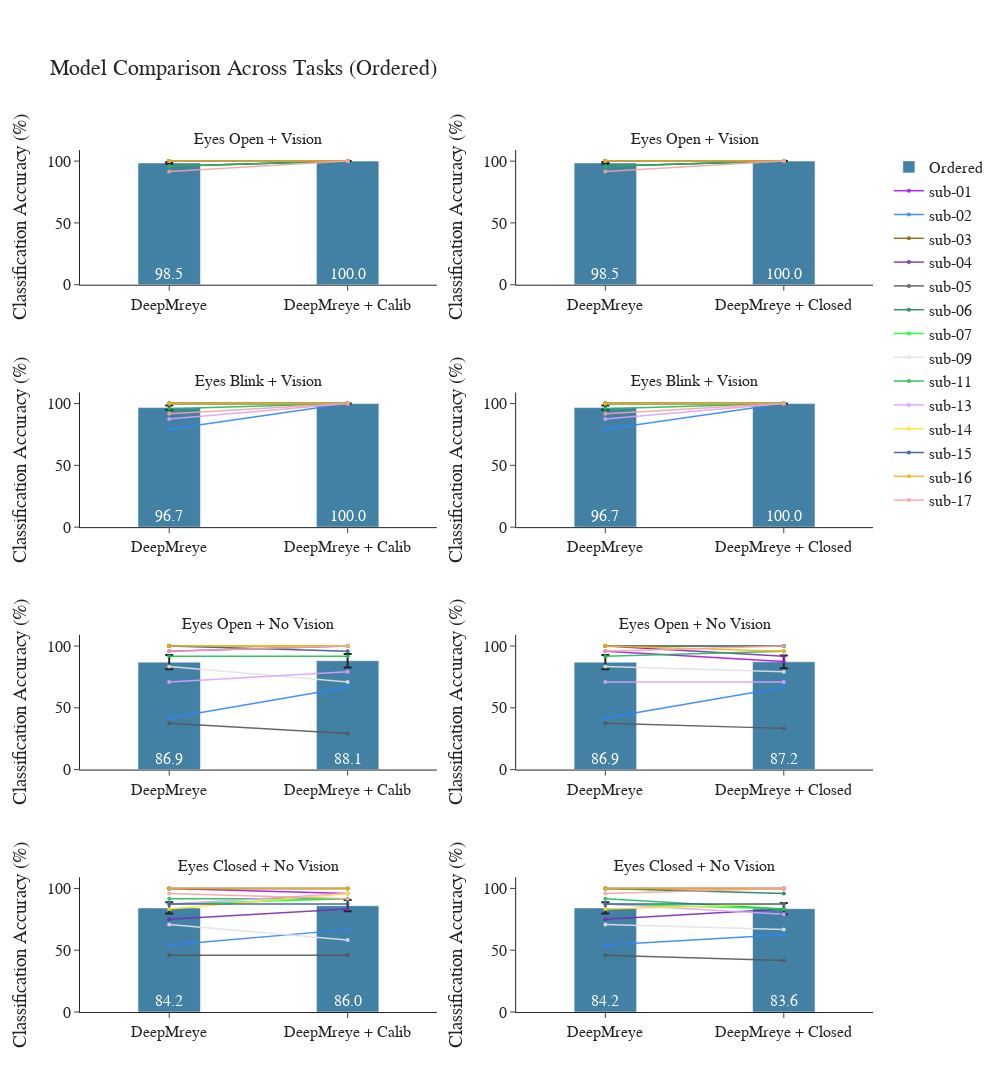

Notebook cell for this chart:
### Code cell
import plotly.graph_objects as go
from plotly.subplots import make_subplots
import numpy as np

order_to_plot = "ordered"
# Define color and name mappings
model_name_map = {
    "pt": "DeepMreye",
    "pt_calib": "DeepMreye + Calib",
    "pt_gaze": "DeepMreye + Closed"
}

ordered_color = "#4281A4"
shuffled_color = "#7DBA84"

# Define subject-specific colors
colormap_subject_dict = {
    'sub-01': '#AA0DFE', 'sub-02': '#3283FE', 'sub-03': '#85660D', 'sub-04': '#782AB6',
    'sub-05': '#565656', 'sub-06': '#1C8356', 'sub-07': '#16FF32', 'sub-08': '#F7E1A0',
    'sub-09': '#E2E2E2', 'sub-11': '#1CBE4F', 'sub-13': '#DEA0FD', 'sub-14': '#FBE426', 
    'sub-15': '#325A9B', 'sub-16': '#FEAF16', 'sub-17': '#F8A19F'
}

# Define tasks and their labels
task_labels = [
    "Eyes Open + Vision",
    "Eyes Blink + Vision",
    "Eyes Open + No Vision",
    "Eyes Closed + No Vision"
]
task_names = [
    "Task 1 Accuracy",
    "Task 2 Accuracy",
    "Task 3 Accuracy",
    "Task 4 Accuracy"
]

# Create subplot figure
fig = make_subplots(rows=4, cols=2, subplot_titles=[f"{label}" for label in task_labels for _ in range(2)])

# Set model comparisons per column
comparisons = [("pt", "pt_calib"), ("pt", "pt_gaze")]

shown_subjects = set()

# Loop through tasks and comparisons
for i, task in enumerate(task_names):
    for j, (model_a, model_b) in enumerate(comparisons):
        row = i + 1
        col = j + 1

        # Filter the dataframe for ordered condition
        df_plot = df_all_accuracies[
            (df_all_accuracies["task"] == task) &
            (df_all_accuracies["order"] == order_to_plot) &
            (df_all_accuracies["model"].isin([model_a, model_b]))
        ]

        # Pivot to have models as columns and subjects as rows
        df_pivot = df_plot.pivot(index="subject", columns="model", values="value")[[model_a, model_b]]

        # Plot bars
        means = df_pivot.mean()
        stderrs = df_pivot.sem()
        x_vals = [0, 1]

        fig.add_trace(go.Bar(
            x=x_vals,
            y=means.values * 100,
            error_y=dict(type="data", array=stderrs.values * 100),
            text=[f"{v:.1f}" for v in means.values * 100],
            textposition="inside",
            insidetextanchor="start",
            name="Ordered",
            marker_color=ordered_color,
            width=0.35,
            showlegend=(row == 1 and col == 1),
        ), row=row, col=col)

        # Adding lines connecting subjects
        for subject, row_data in df_pivot.iterrows():
            color = colormap_subject_dict.get(subject, 'gray')
            show_legend = subject not in shown_subjects
            shown_subjects.add(subject)

            fig.add_trace(go.Scatter(
                x=x_vals,
                y=row_data.values*100,
                mode='lines+markers',
                line=dict(color=color, width=1.5),
                marker=dict(size=4),
                name=subject,
                opacity=0.9,
                showlegend=show_legend
            ), row=row, col=col)

        # Add significance marker if p < 0.05
        sig_row = sig_df[
            (sig_df.task == task) &
            (sig_df.model_a == model_a) &
            (sig_df.model_b == model_b)
        ]

        if not sig_row.empty and sig_row.iloc[0].p_value < 0.05:
            y_vals = means.values
            max_y = max(y_vals)
            line_y = max_y + 8

            fig.add_shape(
                type="line",
                x0=0,
                x1=1,
                y0=line_y,
                y1=line_y,
                line=dict(color="black", width=1),
                row=row, col=col
            )
            fig.add_trace(go.Scatter(
                x=[0.5],
                y=[line_y + 0.9],
                text=["*"],
                mode="text",
                showlegend=False
            ), row=row, col=col)

            # Add chance line at 25%
        fig.add_shape(
            type="line",
            x0=-0.5, x1=1.5,
            y0=25, y1=25,
            line=dict(color="black", dash="dot"),
            xref=f"x{(row - 1) * 2 + col}",
            yref=f"y{(row - 1) * 2 + col}"
        )

# Final layout adjustments
fig.update_layout(
    height=1800,  # More vertical space for connecting lines
    width=1000,
    title_text="Model Comparison Across Tasks (Ordered)",
    template="simple_white",
    showlegend=True,
    font=dict(size=16, family="Arial"),
    margin=dict(t=150)  # Increase top margin
)

# Update axes
for i in range(1, 5):
    for j in range(1, 3):
        fig.update_yaxes(range=[0, 109], title_text="Classification Accuracy (%)", row=i, col=j)
        fig.update_xaxes(
            tickvals=[0, 1],
            ticktext=[model_name_map["pt"], model_name_map["pt_calib"] if j == 1 else model_name_map["pt_gaze"]],
            row=i, col=j
        )

fig.show()

### Figure 1 — Plotly figure (JSON) as saved in the notebook; plotly's stock layout.template omitted (floating-point values rounded to 4 significant figures)
{"data": [{"error_y": {"array": [0.7053, 0], "type": "data"}, "insidetextanchor": "start", "marker": {"color": "#4281A4"}, "name": "Ordered", "showlegend": true, "text": ["98.5", "100.0"], "textposition": "inside", "type": "bar", "width": 0.35, "x": [0, 1], "xaxis": "x", "y": [98.51, 100], "yaxis": "y"}, {"line": {"color": "#AA0DFE", "width": 1.5}, "marker": {"size": 4}, "mode": "lines+markers", "name": "sub-01", "opacity": 0.9, "showlegend": true, "type": "scatter", "x": [0, 1], "xaxis": "x", "y": [100, 100], "yaxis": "y"}, {"line": {"color": "#3283FE", "width": 1.5}, "marker": {"size": 4}, "mode": "lines+markers", "name": "sub-02", "opacity": 0.9, "showlegend": true, "type": "scatter", "x": [0, 1], "xaxis": "x", "y": [95.83, 100], "yaxis": "y"}, {"line": {"color": "#85660D", "width": 1.5}, "marker": {"size": 4}, "mode": "lines+markers", "name": "sub-03", "opacity": 0.9, "showlegend": true, "type": "scatter", "x": [0, 1], "xaxis": "x", "y": [100, 100], "yaxis": "y"}, {"line": {"color": "#782AB6", "width": 1.5}, "marker": {"size": 4}, "mode": "lines+markers", "name": "sub-04", "opacity": 0.9, "showlegend": true, "type": "scatter", "x": [0, 1], "xaxis": "x", "y": [100, 100], "yaxis": "y"}, {"line": {"color": "#565656", "width": 1.5}, "marker": {"size": 4}, "mode": "lines+markers", "name": "sub-05", "opacity": 0.9, "showlegend": true, "type": "scatter", "x": [0, 1], "xaxis": "x", "y": [95.83, 100], "yaxis": "y"}, {"line": {"color": "#1C8356", "width": 1.5}, "marker": {"size": 4}, "mode": "lines+markers", "name": "sub-06", "opacity": 0.9, "showlegend": true, "type": "scatter", "x": [0, 1], "xaxis": "x", "y": [100, 100], "yaxis": "y"}, {"line": {"color": "#16FF32", "width": 1.5}, "marker": {"size": 4}, "mode": "lines+markers", "name": "sub-07", "opacity": 0.9, "showlegend": true, "type": "scatter", "x": [0, 1], "xaxis": "x", "y": [100, 100], "yaxis": "y"}, {"line": {"color": "#E2E2E2", "width": 1.5}, "marker": {"size": 4}, "mode": "lines+markers", "name": "sub-09", "opacity": 0.9, "showlegend": true, "type": "scatter", "x": [0, 1], "xaxis": "x", "y": [100, 100], "yaxis": "y"}, {"line": {"color": "#1CBE4F", "width": 1.5}, "marker": {"size": 4}, "mode": "lines+markers", "name": "sub-11", "opacity": 0.9, "showlegend": true, "type": "scatter", "x": [0, 1], "xaxis": "x", "y": [95.83, 100], "yaxis": "y"}, {"line": {"color": "#DEA0FD", "width": 1.5}, "marker": {"size": 4}, "mode": "lines+markers", "name": "sub-13", "opacity": 0.9, "showlegend": true, "type": "scatter", "x": [0, 1], "xaxis": "x", "y": [100, 100], "yaxis": "y"}, {"line": {"color": "#FBE426", "width": 1.5}, "marker": {"size": 4}, "mode": "lines+markers", "name": "sub-14", "opacity": 0.9, "showlegend": true, "type": "scatter", "x": [0, 1], "xaxis": "x", "y": [100, 100], "yaxis": "y"}, {"line": {"color": "#325A9B", "width": 1.5}, "marker": {"size": 4}, "mode": "lines+markers", "name": "sub-15", "opacity": 0.9, "showlegend": true, "type": "scatter", "x": [0, 1], "xaxis": "x", "y": [100, 100], "yaxis": "y"}, {"line": {"color": "#FEAF16", "width": 1.5}, "marker": {"size": 4}, "mode": "lines+markers", "name": "sub-16", "opacity": 0.9, "showlegend": true, "type": "scatter", "x": [0, 1], "xaxis": "x", "y": [100, 100], "yaxis": "y"}, {"line": {"color": "#F8A19F", "width": 1.5}, "marker": {"size": 4}, "mode": "lines+markers", "name": "sub-17", "opacity": 0.9, "showlegend": true, "type": "scatter", "x": [0, 1], "xaxis": "x", "y": [91.67, 100], "yaxis": "y"}, {"error_y": {"array": [0.7053, 0], "type": "data"}, "insidetextanchor": "start", "marker": {"color": "#4281A4"}, "name": "Ordered", "showlegend": false, "text": ["98.5", "100.0"], "textposition": "inside", "type": "bar", "width": 0.35, "x": [0, 1], "xaxis": "x2", "y": [98.51, 100], "yaxis": "y2"}, {"line": {"color": "#AA0DFE", "width": 1.5}, "marker": {"size": 4}, "mode": "lines+markers", "name": "sub-01", "opacity": 0.9, "showlegend": false, "type": "scatter", "x": [0, 1], "xaxis": "x2", "y": [100, 100], "yaxis": "y2"}, {"line": {"color": "#3283FE", "width": 1.5}, "marker": {"size": 4}, "mode": "lines+markers", "name": "sub-02", "opacity": 0.9, "showlegend": false, "type": "scatter", "x": [0, 1], "xaxis": "x2", "y": [95.83, 100], "yaxis": "y2"}, {"line": {"color": "#85660D", "width": 1.5}, "marker": {"size": 4}, "mode": "lines+markers", "name": "sub-03", "opacity": 0.9, "showlegend": false, "type": "scatter", "x": [0, 1], "xaxis": "x2", "y": [100, 100], "yaxis": "y2"}, {"line": {"color": "#782AB6", "width": 1.5}, "marker": {"size": 4}, "mode": "lines+markers", "name": "sub-04", "opacity": 0.9, "showlegend": false, "type": "scatter", "x": [0, 1], "xaxis": "x2", "y": [100, 100], "yaxis": "y2"}, {"line": {"color": "#565656", "width": 1.5}, "marker": {"size": 4}, "mode": "lines+markers", "name": "sub-05", "opacity": 0.9, "showlegend": false, "type": "scatter", "x": [0, 1], "xaxis": "x2", "y": [95.83, 100], "yaxis": "y2"}, {"line": {"color": "#1C8356", "width": 1.5}, "marker": {"size": 4}, "mode": "lines+markers", "name": "sub-06", "opacity": 0.9, "showlegend": false, "type": "scatter", "x": [0, 1], "xaxis": "x2", "y": [100, 100], "yaxis": "y2"}, {"line": {"color": "#16FF32", "width": 1.5}, "marker": {"size": 4}, "mode": "lines+markers", "name": "sub-07", "opacity": 0.9, "showlegend": false, "type": "scatter", "x": [0, 1], "xaxis": "x2", "y": [100, 100], "yaxis": "y2"}, {"line": {"color": "#E2E2E2", "width": 1.5}, "marker": {"size": 4}, "mode": "lines+markers", "name": "sub-09", "opacity": 0.9, "showlegend": false, "type": "scatter", "x": [0, 1], "xaxis": "x2", "y": [100, 100], "yaxis": "y2"}, {"line": {"color": "#1CBE4F", "width": 1.5}, "marker": {"size": 4}, "mode": "lines+markers", "name": "sub-11", "opacity": 0.9, "showlegend": false, "type": "scatter", "x": [0, 1], "xaxis": "x2", "y": [95.83, 100], "yaxis": "y2"}, {"line": {"color": "#DEA0FD", "width": 1.5}, "marker": {"size": 4}, "mode": "lines+markers", "name": "sub-13", "opacity": 0.9, "showlegend": false, "type": "scatter", "x": [0, 1], "xaxis": "x2", "y": [100, 100], "yaxis": "y2"}, {"line": {"color": "#FBE426", "width": 1.5}, "marker": {"size": 4}, "mode": "lines+markers", "name": "sub-14", "opacity": 0.9, "showlegend": false, "type": "scatter", "x": [0, 1], "xaxis": "x2", "y": [100, 100], "yaxis": "y2"}, {"line": {"color": "#325A9B", "width": 1.5}, "marker": {"size": 4}, "mode": "lines+markers", "name": "sub-15", "opacity": 0.9, "showlegend": false, "type": "scatter", "x": [0, 1], "xaxis": "x2", "y": [100, 100], "yaxis": "y2"}, {"line": {"color": "#FEAF16", "width": 1.5}, "marker": {"size": 4}, "mode": "lines+markers", "name": "sub-16", "opacity": 0.9, "showlegend": false, "type": "scatter", "x": [0, 1], "xaxis": "x2", "y": [100, 100], "yaxis": "y2"}, {"line": {"color": "#F8A19F", "width": 1.5}, "marker": {"size": 4}, "mode": "lines+markers", "name": "sub-17", "opacity": 0.9, "showlegend": false, "type": "scatter", "x": [0, 1], "xaxis": "x2", "y": [91.67, 100], "yaxis": "y2"}, {"error_y": {"array": [1.702, 0], "type": "data"}, "insidetextanchor": "start", "marker": {"color": "#4281A4"}, "name": "Ordered", "showlegend": false, "text": ["96.7", "100.0"], "textposition": "inside", "type": "bar", "width": 0.35, "x": [0, 1], "xaxis": "x3", "y": [96.73, 100], "yaxis": "y3"}, {"line": {"color": "#AA0DFE", "width": 1.5}, "marker": {"size": 4}, "mode": "lines+markers", "name": "sub-01", "opacity": 0.9, "showlegend": false, "type": "scatter", "x": [0, 1], "xaxis": "x3", "y": [100, 100], "yaxis": "y3"}, {"line": {"color": "#3283FE", "width": 1.5}, "marker": {"size": 4}, "mode": "lines+markers", "name": "sub-02", "opacity": 0.9, "showlegend": false, "type": "scatter", "x": [0, 1], "xaxis": "x3", "y": [79.17, 100], "yaxis": "y3"}, {"line": {"color": "#85660D", "width": 1.5}, "marker": {"size": 4}, "mode": "lines+markers", "name": "sub-03", "opacity": 0.9, "showlegend": false, "type": "scatter", "x": [0, 1], "xaxis": "x3", "y": [100, 100], "yaxis": "y3"}, {"line": {"color": "#782AB6", "width": 1.5}, "marker": {"size": 4}, "mode": "lines+markers", "name": "sub-04", "opacity": 0.9, "showlegend": false, "type": "scatter", "x": [0, 1], "xaxis": "x3", "y": [100, 100], "yaxis": "y3"}, {"line": {"color": "#565656", "width": 1.5}, "marker": {"size": 4}, "mode": "lines+markers", "name": "sub-05", "opacity": 0.9, "showlegend": false, "type": "scatter", "x": [0, 1], "xaxis": "x3", "y": [100, 100], "yaxis": "y3"}, {"line": {"color": "#1C8356", "width": 1.5}, "marker": {"size": 4}, "mode": "lines+markers", "name": "sub-06", "opacity": 0.9, "showlegend": false, "type": "scatter", "x": [0, 1], "xaxis": "x3", "y": [100, 100], "yaxis": "y3"}, {"line": {"color": "#16FF32", "width": 1.5}, "marker": {"size": 4}, "mode": "lines+markers", "name": "sub-07", "opacity": 0.9, "showlegend": false, "type": "scatter", "x": [0, 1], "xaxis": "x3", "y": [100, 100], "yaxis": "y3"}, {"line": {"color": "#E2E2E2", "width": 1.5}, "marker": {"size": 4}, "mode": "lines+markers", "name": "sub-09", "opacity": 0.9, "showlegend": false, "type": "scatter", "x": [0, 1], "xaxis": "x3", "y": [100, 100], "yaxis": "y3"}, {"line": {"color": "#1CBE4F", "width": 1.5}, "marker": {"size": 4}, "mode": "lines+markers", "name": "sub-11", "opacity": 0.9, "showlegend": false, "type": "scatter", "x": [0, 1], "xaxis": "x3", "y": [95.83, 100], "yaxis": "y3"}, {"line": {"color": "#DEA0FD", "width": 1.5}, "marker": {"size": 4}, "mode": "lines+markers", "name": "sub-13", "opacity": 0.9, "showlegend": false, "type": "scatter", "x": [0, 1], "xaxis": "x3", "y": [87.5, 100], "yaxis": "y3"}, {"line": {"color": "#FBE426", "width": 1.5}, "marker": {"size": 4}, "mode": "lines+markers", "name": "sub-14", "opacity": 0.9, "showlegend": false, "type": "scatter", "x": [0, 1], "xaxis": "x3", "y": [100, 100], "yaxis": "y3"}, {"line": {"color": "#325A9B", "width": 1.5}, "marker": {"size": 4}, "mode": "lines+markers", "name": "sub-15", "opacity": 0.9, "showlegend": false, "type": "scatter", "x": [0, 1], "xaxis": "x3", "y": [100, 100], "yaxis": "y3"}, {"line": {"color": "#FEAF16", "width": 1.5}, "marker": {"size": 4}, "mode": "lines+markers", "name": "sub-16", "opacity": 0.9, "showlegend": false, "type": "scatter", "x": [0, 1], "xaxis": "x3", "y": [100, 100], "yaxis": "y3"}, {"line": {"color": "#F8A19F", "width": 1.5}, "marker": {"size": 4}, "mode": "lines+markers", "name": "sub-17", "opacity": 0.9, "showlegend": false, "type": "scatter", "x": [0, 1], "xaxis": "x3", "y": [91.67, 100], "yaxis": "y3"}, {"error_y": {"array": [1.702, 0], "type": "data"}, "insidetextanchor": "start", "marker": {"color": "#4281A4"}, "name": "Ordered", "showlegend": false, "text": ["96.7", "100.0"], "textposition": "inside", "type": "bar", "width": 0.35, "x": [0, 1], "xaxis": "x4", "y": [96.73, 100], "yaxis": "y4"}, {"line": {"color": "#AA0DFE", "width": 1.5}, "marker": {"size": 4}, "mode": "lines+markers", "name": "sub-01", "opacity": 0.9, "showlegend": false, "type": "scatter", "x": [0, 1], "xaxis": "x4", "y": [100, 100], "yaxis": "y4"}, {"line": {"color": "#3283FE", "width": 1.5}, "marker": {"size": 4}, "mode": "lines+markers", "name": "sub-02", "opacity": 0.9, "showlegend": false, "type": "scatter", "x": [0, 1], "xaxis": "x4", "y": [79.17, 100], "yaxis": "y4"}, {"line": {"color": "#85660D", "width": 1.5}, "marker": {"size": 4}, "mode": "lines+markers", "name": "sub-03", "opacity": 0.9, "showlegend": false, "type": "scatter", "x": [0, 1], "xaxis": "x4", "y": [100, 100], "yaxis": "y4"}, {"line": {"color": "#782AB6", "width": 1.5}, "marker": {"size": 4}, "mode": "lines+markers", "name": "sub-04", "opacity": 0.9, "showlegend": false, "type": "scatter", "x": [0, 1], "xaxis": "x4", "y": [100, 100], "yaxis": "y4"}, {"line": {"color": "#565656", "width": 1.5}, "marker": {"size": 4}, "mode": "lines+markers", "name": "sub-05", "opacity": 0.9, "showlegend": false, "type": "scatter", "x": [0, 1], "xaxis": "x4", "y": [100, 100], "yaxis": "y4"}, {"line": {"color": "#1C8356", "width": 1.5}, "marker": {"size": 4}, "mode": "lines+markers", "name": "sub-06", "opacity": 0.9, "showlegend": false, "type": "scatter", "x": [0, 1], "xaxis": "x4", "y": [100, 100], "yaxis": "y4"}, {"line": {"color": "#16FF32", "width": 1.5}, "marker": {"size": 4}, "mode": "lines+markers", "name": "sub-07", "opacity": 0.9, "showlegend": false, "type": "scatter", "x": [0, 1], "xaxis": "x4", "y": [100, 100], "yaxis": "y4"}, {"line": {"color": "#E2E2E2", "width": 1.5}, "marker": {"size": 4}, "mode": "lines+markers", "name": "sub-09", "opacity": 0.9, "showlegend": false, "type": "scatter", "x": [0, 1], "xaxis": "x4", "y": [100, 100], "yaxis": "y4"}, {"line": {"color": "#1CBE4F", "width": 1.5}, "marker": {"size": 4}, "mode": "lines+markers", "name": "sub-11", "opacity": 0.9, "showlegend": false, "type": "scatter", "x": [0, 1], "xaxis": "x4", "y": [95.83, 100], "yaxis": "y4"}, {"line": {"color": "#DEA0FD", "width": 1.5}, "marker": {"size": 4}, "mode": "lines+markers", "name": "sub-13", "opacity": 0.9, "showlegend": false, "type": "scatter", "x": [0, 1], "xaxis": "x4", "y": [87.5, 100], "yaxis": "y4"}, {"line": {"color": "#FBE426", "width": 1.5}, "marker": {"size": 4}, "mode": "lines+markers", "name": "sub-14", "opacity": 0.9, "showlegend": false, "type": "scatter", "x": [0, 1], "xaxis": "x4", "y": [100, 100], "yaxis": "y4"}, {"line": {"color": "#325A9B", "width": 1.5}, "marker": {"size": 4}, "mode": "lines+markers", "name": "sub-15", "opacity": 0.9, "showlegend": false, "type": "scatter", "x": [0, 1], "xaxis": "x4", "y": [100, 100], "yaxis": "y4"}, {"line": {"color": "#FEAF16", "width": 1.5}, "marker": {"size": 4}, "mode": "lines+markers", "name": "sub-16", "opacity": 0.9, "showlegend": false, "type": "scatter", "x": [0, 1], "xaxis": "x4", "y": [100, 100], "yaxis": "y4"}, {"line": {"color": "#F8A19F", "width": 1.5}, "marker": {"size": 4}, "mode": "lines+markers", "name": "sub-17", "opacity": 0.9, "showlegend": false, "type": "scatter", "x": [0, 1], "xaxis": "x4", "y": [91.67, 100], "yaxis": "y4"}, {"error_y": {"array": [5.809, 5.505], "type": "data"}, "insidetextanchor": "start", "marker": {"color": "#4281A4"}, "name": "Ordered", "showlegend": false, "text": ["86.9", "88.1"], "textposition": "inside", "type": "bar", "width": 0.35, "x": [0, 1], "xaxis": "x5", "y": [86.9, 88.1], "yaxis": "y5"}, {"line": {"color": "#AA0DFE", "width": 1.5}, "marker": {"size": 4}, "mode": "lines+markers", "name": "sub-01", "opacity": 0.9, "showlegend": false, "type": "scatter", "x": [0, 1], "xaxis": "x5", "y": [95.83, 100], "yaxis": "y5"}, {"line": {"color": "#3283FE", "width": 1.5}, "marker": {"size": 4}, "mode": "lines+markers", "name": "sub-02", "opacity": 0.9, "showlegend": false, "type": "scatter", "x": [0, 1], "xaxis": "x5", "y": [41.67, 66.67], "yaxis": "y5"}, {"line": {"color": "#85660D", "width": 1.5}, "marker": {"size": 4}, "mode": "lines+markers", "name": "sub-03", "opacity": 0.9, "showlegend": false, "type": "scatter", "x": [0, 1], "xaxis": "x5", "y": [100, 100], "yaxis": "y5"}, {"line": {"color": "#782AB6", "width": 1.5}, "marker": {"size": 4}, "mode": "lines+markers", "name": "sub-04", "opacity": 0.9, "showlegend": false, "type": "scatter", "x": [0, 1], "xaxis": "x5", "y": [100, 100], "yaxis": "y5"}, {"line": {"color": "#565656", "width": 1.5}, "marker": {"size": 4}, "mode": "lines+markers", "name": "sub-05", "opacity": 0.9, "showlegend": false, "type": "scatter", "x": [0, 1], "xaxis": "x5", "y": [37.5, 29.17], "yaxis": "y5"}, {"line": {"color": "#1C8356", "width": 1.5}, "marker": {"size": 4}, "mode": "lines+markers", "name": "sub-06", "opacity": 0.9, "showlegend": false, "type": "scatter", "x": [0, 1], "xaxis": "x5", "y": [100, 100], "yaxis": "y5"}, {"line": {"color": "#16FF32", "width": 1.5}, "marker": {"size": 4}, "mode": "lines+markers", "name": "sub-07", "opacity": 0.9, "showlegend": false, "type": "scatter", "x": [0, 1], "xaxis": "x5", "y": [100, 100], "yaxis": "y5"}, {"line": {"color": "#E2E2E2", "width": 1.5}, "marker": {"size": 4}, "mode": "lines+markers", "name": "sub-09", "opacity": 0.9, "showlegend": false, "type": "scatter", "x": [0, 1], "xaxis": "x5", "y": [83.33, 70.83], "yaxis": "y5"}, {"line": {"color": "#1CBE4F", "width": 1.5}, "marker": {"size": 4}, "mode": "lines+markers", "name": "sub-11", "opacity": 0.9, "showlegend": false, "type": "scatter", "x": [0, 1], "xaxis": "x5", "y": [91.67, 91.67], "yaxis": "y5"}, {"line": {"color": "#DEA0FD", "width": 1.5}, "marker": {"size": 4}, "mode": "lines+markers", "name": "sub-13", "opacity": 0.9, "showlegend": false, "type": "scatter", "x": [0, 1], "xaxis": "x5", "y": [70.83, 79.17], "yaxis": "y5"}, {"line": {"color": "#FBE426", "width": 1.5}, "marker": {"size": 4}, "mode": "lines+markers", "name": "sub-14", "opacity": 0.9, "showlegend": false, "type": "scatter", "x": [0, 1], "xaxis": "x5", "y": [100, 100], "yaxis": "y5"}, {"line": {"color": "#325A9B", "width": 1.5}, "marker": {"size": 4}, "mode": "lines+markers", "name": "sub-15", "opacity": 0.9, "showlegend": false, "type": "scatter", "x": [0, 1], "xaxis": "x5", "y": [100, 95.83], "yaxis": "y5"}, {"line": {"color": "#FEAF16", "width": 1.5}, "marker": {"size": 4}, "mode": "lines+markers", "name": "sub-16", "opacity": 0.9, "showlegend": false, "type": "scatter", "x": [0, 1], "xaxis": "x5", "y": [100, 100], "yaxis": "y5"}, {"line": {"color": "#F8A19F", "width": 1.5}, "marker": {"size": 4}, "mode": "lines+markers", "name": "sub-17", "opacity": 0.9, "showlegend": false, "type": "scatter", "x": [0, 1], "xaxis": "x5", "y": [95.83, 100], "yaxis": "y5"}, {"error_y": {"array": [5.809, 5.14], "type": "data"}, "insidetextanchor": "start", "marker": {"color": "#4281A4"}, "name": "Ordered", "showlegend": false, "text": ["86.9", "87.2"], "textposition": "inside", "type": "bar", "width": 0.35, "x": [0, 1], "xaxis": "x6", "y": [86.9, 87.2], "yaxis": "y6"}, {"line": {"color": "#AA0DFE", "width": 1.5}, "marker": {"size": 4}, "mode": "lines+markers", "name": "sub-01", "opacity": 0.9, "showlegend": false, "type": "scatter", "x": [0, 1], "xaxis": "x6", "y": [95.83, 87.5], "yaxis": "y6"}, {"line": {"color": "#3283FE", "width": 1.5}, "marker": {"size": 4}, "mode": "lines+markers", "name": "sub-02", "opacity": 0.9, "showlegend": false, "type": "scatter", "x": [0, 1], "xaxis": "x6", "y": [41.67, 66.67], "yaxis": "y6"}, {"line": {"color": "#85660D", "width": 1.5}, "marker": {"size": 4}, "mode": "lines+markers", "name": "sub-03", "opacity": 0.9, "showlegend": false, "type": "scatter", "x": [0, 1], "xaxis": "x6", "y": [100, 100], "yaxis": "y6"}, {"line": {"color": "#782AB6", "width": 1.5}, "marker": {"size": 4}, "mode": "lines+markers", "name": "sub-04", "opacity": 0.9, "showlegend": false, "type": "scatter", "x": [0, 1], "xaxis": "x6", "y": [100, 91.67], "yaxis": "y6"}, {"line": {"color": "#565656", "width": 1.5}, "marker": {"size": 4}, "mode": "lines+markers", "name": "sub-05", "opacity": 0.9, "showlegend": false, "type": "scatter", "x": [0, 1], "xaxis": "x6", "y": [37.5, 33.33], "yaxis": "y6"}, {"line": {"color": "#1C8356", "width": 1.5}, "marker": {"size": 4}, "mode": "lines+markers", "name": "sub-06", "opacity": 0.9, "showlegend": false, "type": "scatter", "x": [0, 1], "xaxis": "x6", "y": [100, 100], "yaxis": "y6"}, {"line": {"color": "#16FF32", "width": 1.5}, "marker": {"size": 4}, "mode": "lines+markers", "name": "sub-07", "opacity": 0.9, "showlegend": false, "type": "scatter", "x": [0, 1], "xaxis": "x6", "y": [100, 100], "yaxis": "y6"}, {"line": {"color": "#E2E2E2", "width": 1.5}, "marker": {"size": 4}, "mode": "lines+markers", "name": "sub-09", "opacity": 0.9, "showlegend": false, "type": "scatter", "x": [0, 1], "xaxis": "x6", "y": [83.33, 79.17], "yaxis": "y6"}, {"line": {"color": "#1CBE4F", "width": 1.5}, "marker": {"size": 4}, "mode": "lines+markers", "name": "sub-11", "opacity": 0.9, "showlegend": false, "type": "scatter", "x": [0, 1], "xaxis": "x6", "y": [91.67, 95.83], "yaxis": "y6"}, {"line": {"color": "#DEA0FD", "width": 1.5}, "marker": {"size": 4}, "mode": "lines+markers", "name": "sub-13", "opacity": 0.9, "showlegend": false, "type": "scatter", "x": [0, 1], "xaxis": "x6", "y": [70.83, 70.83], "yaxis": "y6"}, {"line": {"color": "#FBE426", "width": 1.5}, "marker": {"size": 4}, "mode": "lines+markers", "name": "sub-14", "opacity": 0.9, "showlegend": false, "type": "scatter", "x": [0, 1], "xaxis": "x6", "y": [100, 100], "yaxis": "y6"}, {"line": {"color": "#325A9B", "width": 1.5}, "marker": {"size": 4}, "mode": "lines+markers", "name": "sub-15", "opacity": 0.9, "showlegend": false, "type": "scatter", "x": [0, 1], "xaxis": "x6", "y": [100, 100], "yaxis": "y6"}, {"line": {"color": "#FEAF16", "width": 1.5}, "marker": {"size": 4}, "mode": "lines+markers", "name": "sub-16", "opacity": 0.9, "showlegend": false, "type": "scatter", "x": [0, 1], "xaxis": "x6", "y": [100, 95.83], "yaxis": "y6"}, {"line": {"color": "#F8A19F", "width": 1.5}, "marker": {"size": 4}, "mode": "lines+markers", "name": "sub-17", "opacity": 0.9, "showlegend": false, "type": "scatter", "x": [0, 1], "xaxis": "x6", "y": [95.83, 100], "yaxis": "y6"}, {"error_y": {"array": [4.606, 4.531], "type": "data"}, "insidetextanchor": "start", "marker": {"color": "#4281A4"}, "name": "Ordered", "showlegend": false, "text": ["84.2", "86.0"], "textposition": "inside", "type": "bar", "width": 0.35, "x": [0, 1], "xaxis": "x7", "y": [84.23, 86.01], "yaxis": "y7"}, {"line": {"color": "#AA0DFE", "width": 1.5}, "marker": {"size": 4}, "mode": "lines+markers", "name": "sub-01", "opacity": 0.9, "showlegend": false, "type": "scatter", "x": [0, 1], "xaxis": "x7", "y": [100, 95.83], "yaxis": "y7"}, {"line": {"color": "#3283FE", "width": 1.5}, "marker": {"size": 4}, "mode": "lines+markers", "name": "sub-02", "opacity": 0.9, "showlegend": false, "type": "scatter", "x": [0, 1], "xaxis": "x7", "y": [54.17, 66.67], "yaxis": "y7"}, {"line": {"color": "#85660D", "width": 1.5}, "marker": {"size": 4}, "mode": "lines+markers", "name": "sub-03", "opacity": 0.9, "showlegend": false, "type": "scatter", "x": [0, 1], "xaxis": "x7", "y": [100, 100], "yaxis": "y7"}, {"line": {"color": "#782AB6", "width": 1.5}, "marker": {"size": 4}, "mode": "lines+markers", "name": "sub-04", "opacity": 0.9, "showlegend": false, "type": "scatter", "x": [0, 1], "xaxis": "x7", "y": [75, 83.33], "yaxis": "y7"}, {"line": {"color": "#565656", "width": 1.5}, "marker": {"size": 4}, "mode": "lines+markers", "name": "sub-05", "opacity": 0.9, "showlegend": false, "type": "scatter", "x": [0, 1], "xaxis": "x7", "y": [45.83, 45.83], "yaxis": "y7"}, {"line": {"color": "#1C8356", "width": 1.5}, "marker": {"size": 4}, "mode": "lines+markers", "name": "sub-06", "opacity": 0.9, "showlegend": false, "type": "scatter", "x": [0, 1], "xaxis": "x7", "y": [100, 100], "yaxis": "y7"}, {"line": {"color": "#16FF32", "width": 1.5}, "marker": {"size": 4}, "mode": "lines+markers", "name": "sub-07", "opacity": 0.9, "showlegend": false, "type": "scatter", "x": [0, 1], "xaxis": "x7", "y": [87.5, 91.67], "yaxis": "y7"}, {"line": {"color": "#E2E2E2", "width": 1.5}, "marker": {"size": 4}, "mode": "lines+markers", "name": "sub-09", "opacity": 0.9, "showlegend": false, "type": "scatter", "x": [0, 1], "xaxis": "x7", "y": [70.83, 58.33], "yaxis": "y7"}, {"line": {"color": "#1CBE4F", "width": 1.5}, "marker": {"size": 4}, "mode": "lines+markers", "name": "sub-11", "opacity": 0.9, "showlegend": false, "type": "scatter", "x": [0, 1], "xaxis": "x7", "y": [91.67, 91.67], "yaxis": "y7"}, {"line": {"color": "#DEA0FD", "width": 1.5}, "marker": {"size": 4}, "mode": "lines+markers", "name": "sub-13", "opacity": 0.9, "showlegend": false, "type": "scatter", "x": [0, 1], "xaxis": "x7", "y": [87.5, 95.83], "yaxis": "y7"}, {"line": {"color": "#FBE426", "width": 1.5}, "marker": {"size": 4}, "mode": "lines+markers", "name": "sub-14", "opacity": 0.9, "showlegend": false, "type": "scatter", "x": [0, 1], "xaxis": "x7", "y": [83.33, 95.83], "yaxis": "y7"}, {"line": {"color": "#325A9B", "width": 1.5}, "marker": {"size": 4}, "mode": "lines+markers", "name": "sub-15", "opacity": 0.9, "showlegend": false, "type": "scatter", "x": [0, 1], "xaxis": "x7", "y": [87.5, 87.5], "yaxis": "y7"}, {"line": {"color": "#FEAF16", "width": 1.5}, "marker": {"size": 4}, "mode": "lines+markers", "name": "sub-16", "opacity": 0.9, "showlegend": false, "type": "scatter", "x": [0, 1], "xaxis": "x7", "y": [100, 100], "yaxis": "y7"}, {"line": {"color": "#F8A19F", "width": 1.5}, "marker": {"size": 4}, "mode": "lines+markers", "name": "sub-17", "opacity": 0.9, "showlegend": false, "type": "scatter", "x": [0, 1], "xaxis": "x7", "y": [95.83, 91.67], "yaxis": "y7"}, {"error_y": {"array": [4.606, 4.549], "type": "data"}, "insidetextanchor": "start", "marker": {"color": "#4281A4"}, "name": "Ordered", "showlegend": false, "text": ["84.2", "83.6"], "textposition": "inside", "type": "bar", "width": 0.35, "x": [0, 1], "xaxis": "x8", "y": [84.23, 83.63], "yaxis": "y8"}, {"line": {"color": "#AA0DFE", "width": 1.5}, "marker": {"size": 4}, "mode": "lines+markers", "name": "sub-01", "opacity": 0.9, "showlegend": false, "type": "scatter", "x": [0, 1], "xaxis": "x8", "y": [100, 100], "yaxis": "y8"}, {"line": {"color": "#3283FE", "width": 1.5}, "marker": {"size": 4}, "mode": "lines+markers", "name": "sub-02", "opacity": 0.9, "showlegend": false, "type": "scatter", "x": [0, 1], "xaxis": "x8", "y": [54.17, 62.5], "yaxis": "y8"}, {"line": {"color": "#85660D", "width": 1.5}, "marker": {"size": 4}, "mode": "lines+markers", "name": "sub-03", "opacity": 0.9, "showlegend": false, "type": "scatter", "x": [0, 1], "xaxis": "x8", "y": [100, 100], "yaxis": "y8"}, {"line": {"color": "#782AB6", "width": 1.5}, "marker": {"size": 4}, "mode": "lines+markers", "name": "sub-04", "opacity": 0.9, "showlegend": false, "type": "scatter", "x": [0, 1], "xaxis": "x8", "y": [75, 83.33], "yaxis": "y8"}, {"line": {"color": "#565656", "width": 1.5}, "marker": {"size": 4}, "mode": "lines+markers", "name": "sub-05", "opacity": 0.9, "showlegend": false, "type": "scatter", "x": [0, 1], "xaxis": "x8", "y": [45.83, 41.67], "yaxis": "y8"}, {"line": {"color": "#1C8356", "width": 1.5}, "marker": {"size": 4}, "mode": "lines+markers", "name": "sub-06", "opacity": 0.9, "showlegend": false, "type": "scatter", "x": [0, 1], "xaxis": "x8", "y": [100, 95.83], "yaxis": "y8"}, {"line": {"color": "#16FF32", "width": 1.5}, "marker": {"size": 4}, "mode": "lines+markers", "name": "sub-07", "opacity": 0.9, "showlegend": false, "type": "scatter", "x": [0, 1], "xaxis": "x8", "y": [87.5, 83.33], "yaxis": "y8"}, {"line": {"color": "#E2E2E2", "width": 1.5}, "marker": {"size": 4}, "mode": "lines+markers", "name": "sub-09", "opacity": 0.9, "showlegend": false, "type": "scatter", "x": [0, 1], "xaxis": "x8", "y": [70.83, 66.67], "yaxis": "y8"}, {"line": {"color": "#1CBE4F", "width": 1.5}, "marker": {"size": 4}, "mode": "lines+markers", "name": "sub-11", "opacity": 0.9, "showlegend": false, "type": "scatter", "x": [0, 1], "xaxis": "x8", "y": [91.67, 83.33], "yaxis": "y8"}, {"line": {"color": "#DEA0FD", "width": 1.5}, "marker": {"size": 4}, "mode": "lines+markers", "name": "sub-13", "opacity": 0.9, "showlegend": false, "type": "scatter", "x": [0, 1], "xaxis": "x8", "y": [87.5, 79.17], "yaxis": "y8"}, {"line": {"color": "#FBE426", "width": 1.5}, "marker": {"size": 4}, "mode": "lines+markers", "name": "sub-14", "opacity": 0.9, "showlegend": false, "type": "scatter", "x": [0, 1], "xaxis": "x8", "y": [83.33, 87.5], "yaxis": "y8"}, {"line": {"color": "#325A9B", "width": 1.5}, "marker": {"size": 4}, "mode": "lines+markers", "name": "sub-15", "opacity": 0.9, "showlegend": false, "type": "scatter", "x": [0, 1], "xaxis": "x8", "y": [87.5, 87.5], "yaxis": "y8"}, {"line": {"color": "#FEAF16", "width": 1.5}, "marker": {"size": 4}, "mode": "lines+markers", "name": "sub-16", "opacity": 0.9, "showlegend": false, "type": "scatter", "x": [0, 1], "xaxis": "x8", "y": [100, 100], "yaxis": "y8"}, {"line": {"color": "#F8A19F", "width": 1.5}, "marker": {"size": 4}, "mode": "lines+markers", "name": "sub-17", "opacity": 0.9, "showlegend": false, "type": "scatter", "x": [0, 1], "xaxis": "x8", "y": [95.83, 100], "yaxis": "y8"}], "layout": {"annotations": [{"font": {"size": 16}, "showarrow": false, "text": "Eyes Open + Vision", "x": 0.225, "xanchor": "center", "xref": "paper", "y": 1, "yanchor": "bottom", "yref": "paper"}, {"font": {"size": 16}, "showarrow": false, "text": "Eyes Open + Vision", "x": 0.775, "xanchor": "center", "xref": "paper", "y": 1, "yanchor": "bottom", "yref": "paper"}, {"font": {"size": 16}, "showarrow": false, "text": "Eyes Blink + Vision", "x": 0.225, "xanchor": "center", "xref": "paper", "y": 0.7188, "yanchor": "bottom", "yref": "paper"}, {"font": {"size": 16}, "showarrow": false, "text": "Eyes Blink + Vision", "x": 0.775, "xanchor": "center", "xref": "paper", "y": 0.7188, "yanchor": "bottom", "yref": "paper"}, {"font": {"size": 16}, "showarrow": false, "text": "Eyes Open + No Vision", "x": 0.225, "xanchor": "center", "xref": "paper", "y": 0.4375, "yanchor": "bottom", "yref": "paper"}, {"font": {"size": 16}, "showarrow": false, "text": "Eyes Open + No Vision", "x": 0.775, "xanchor": "center", "xref": "paper", "y": 0.4375, "yanchor": "bottom", "yref": "paper"}, {"font": {"size": 16}, "showarrow": false, "text": "Eyes Closed + No Vision", "x": 0.225, "xanchor": "center", "xref": "paper", "y": 0.1562, "yanchor": "bottom", "yref": "paper"}, {"font": {"size": 16}, "showarrow": false, "text": "Eyes Closed + No Vision", "x": 0.775, "xanchor": "center", "xref": "paper", "y": 0.1562, "yanchor": "bottom", "yref": "paper"}], "font": {"family": "Arial", "size": 16}, "height": 1800, "margin": {"t": 150}, "shapes": [{"line": {"color": "black", "dash": "dot"}, "type": "line", "x0": -0.5, "x1": 1.5, "xref": "x", "y0": 25, "y1": 25, "yref": "y"}, {"line": {"color": "black", "dash": "dot"}, "type": "line", "x0": -0.5, "x1": 1.5, "xref": "x2", "y0": 25, "y1": 25, "yref": "y2"}, {"line": {"color": "black", "dash": "dot"}, "type": "line", "x0": -0.5, "x1": 1.5, "xref": "x3", "y0": 25, "y1": 25, "yref": "y3"}, {"line": {"color": "black", "dash": "dot"}, "type": "line", "x0": -0.5, "x1": 1.5, "xref": "x4", "y0": 25, "y1": 25, "yref": "y4"}, {"line": {"color": "black", "dash": "dot"}, "type": "line", "x0": -0.5, "x1": 1.5, "xref": "x5", "y0": 25, "y1": 25, "yref": "y5"}, {"line": {"color": "black", "dash": "dot"}, "type": "line", "x0": -0.5, "x1": 1.5, "xref": "x6", "y0": 25, "y1": 25, "yref": "y6"}, {"line": {"color": "black", "dash": "dot"}, "type": "line", "x0": -0.5, "x1": 1.5, "xref": "x7", "y0": 25, "y1": 25, "yref": "y7"}, {"line": {"color": "black", "dash": "dot"}, "type": "line", "x0": -0.5, "x1": 1.5, "xref": "x8", "y0": 25, "y1": 25, "yref": "y8"}], "showlegend": true, "title": {"text": "Model Comparison Across Tasks (Ordered)"}, "width": 1000, "xaxis": {"anchor": "y", "domain": [0, 0.45], "ticktext": ["DeepMreye", "DeepMreye + Calib"], "tickvals": [0, 1]}, "xaxis2": {"anchor": "y2", "domain": [0.55, 1], "ticktext": ["DeepMreye", "DeepMreye + Closed"], "tickvals": [0, 1]}, "xaxis3": {"anchor": "y3", "domain": [0, 0.45], "ticktext": ["DeepMreye", "DeepMreye + Calib"], "tickvals": [0, 1]}, "xaxis4": {"anchor": "y4", "domain": [0.55, 1], "ticktext": ["DeepMreye", "DeepMreye + Closed"], "tickvals": [0, 1]}, "xaxis5": {"anchor": "y5", "domain": [0, 0.45], "ticktext": ["DeepMreye", "DeepMreye + Calib"], "tickvals": [0, 1]}, "xaxis6": {"anchor": "y6", "domain": [0.55, 1], "ticktext": ["DeepMreye", "DeepMreye + Closed"], "tickvals": [0, 1]}, "xaxis7": {"anchor": "y7", "domain": [0, 0.45], "ticktext": ["DeepMreye", "DeepMreye + Calib"], "tickvals": [0, 1]}, "xaxis8": {"anchor": "y8", "domain": [0.55, 1], "ticktext": ["DeepMreye", "DeepMreye + Closed"], "tickvals": [0, 1]}, "yaxis": {"anchor": "x", "domain": [0.8438, 1], "range": [0, 109], "title": {"text": "Classification Accuracy (%)"}}, "yaxis2": {"anchor": "x2", "domain": [0.8438, 1], "range": [0, 109], "title": {"text": "Classification Accuracy (%)"}}, "yaxis3": {"anchor": "x3", "domain": [0.5625, 0.7188], "range": [0, 109], "title": {"text": "Classification Accuracy (%)"}}, "yaxis4": {"anchor": "x4", "domain": [0.5625, 0.7188], "range": [0, 109], "title": {"text": "Classification Accuracy (%)"}}, "yaxis5": {"anchor": "x5", "domain": [0.2812, 0.4375], "range": [0, 109], "title": {"text": "Classification Accuracy (%)"}}, "yaxis6": {"anchor": "x6", "domain": [0.2812, 0.4375], "range": [0, 109], "title": {"text": "Classification Accuracy (%)"}}, "yaxis7": {"anchor": "x7", "domain": [0, 0.1562], "range": [0, 109], "title": {"text": "Classification Accuracy (%)"}}, "yaxis8": {"anchor": "x8", "domain": [0, 0.1562], "range": [0, 109], "title": {"text": "Classification Accuracy (%)"}}}}
